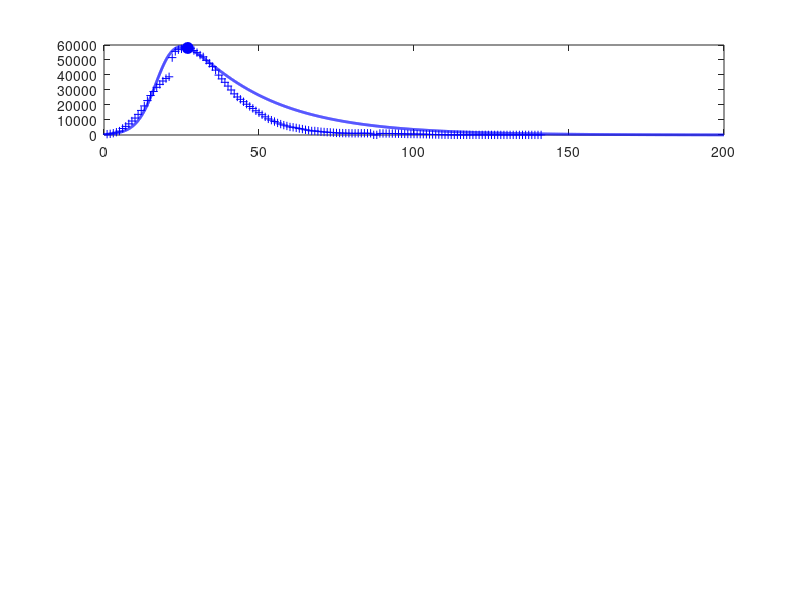

Here is the MATLAB script that generated this plot: (Note: this script raises an error after producing the figure.)
% svr19CHINA.m

% Revised:  2020 03 25

% Mathemtatical model for the spread of the covid19 virus
% Model for GLOBAL spread of virus
% Model for CHINA spread of virus: download svr19CHINA.m
% Data from https://www.worldometers.info/coronavirus/
% Date file:  covid19.mat  variable covid19
% Model specified by the variables in the INPUT SECTION of the Script

% DOING PHYSICS WITH MATLAB: 
%   https://d-arora.github.io/Doing-Physics-With-Matlab/
% Documentation
%   http://www.physics.usyd.edu.au/teach_res/mp/doc/sird19E.htm
% Download Scripts
%   http://www.physics.usyd.edu.au/teach_res/mp/mscripts/

% Ian Cooper
% email: matlabvisualphysics@gmail.com
% Matlab 2019b

% Populations: Data d / Model
% Susceptible individuals:  Sd  S
% Active infections (currently infected);  Id  I
% Recovered:  Rd  R
% Dead:  Dd  D

close all
clear
clc


global Imax Rmax Dmax ITmax Smax

load('covid19.mat')

% DATA: variable covid19
% Col 1: World   Id   Currently Infected Cases
% Col 2: World   Rd   Recovered
% Col 3: World   Dd   Deaths

% Data for China with Script svr19CHINA.m
% Col 4: China   Total infected cases
% Col 5: China   Currently Infected Cases
% Col 6: China   Deaths
% Col 7: USA     Total infected cases
% Col 8: USA     Currently infected cases
% Col 9: USA     Deaths
% Col 10: AUST     Total infected cases
% Col 11: AUST     Currently infected cases
% Col 12: AUST     Deaths

% Model: number of time steps 
  num = 5000;

% *********************************************************************  
% INPUTS: Model Parameters
% ********************************************************************* 

% Maximum number of days for model   [200]
  tMax = 200;
% Initial number of infections   [0.004] 
  I = zeros(num,1);
  I(1) = 0.004;
% Adjustible model parameters  
% S --> I  [0.38] 
  a = 0.35;
% I --> R  [0.036]
  b = 0.038;
% I --> D  [0.0025]
  d = 0.0015;

% See SETUP for input of surge factors

% *********************************************************************  
% SETUP
% ********************************************************************* 
  
% DATA: Id Rd Dd / Number of data days for COVID19  
  Ndays  = find(covid19 == 0,1) - 1;  
  Idtot  = covid19(1:Ndays,4);
  Id     = covid19(1:Ndays,5);
  Dd     = covid19(1:Ndays,6);

% Model: S  D  R  
  S = zeros(num,1);
  D = zeros(num,1);
  R = zeros(num,1);
  
% Model: Initial values for populations
  S(1) = 1;
  D(1) = 0;
  R(1) = 0;   
  
% TIME [days]
  t = linspace(0,tMax,num)';
  dt = t(2) - t(1);

  
% SURGE FACTORS
  s = zeros(num,1);
   for n = 1:num-1
     if t(n) > 90 && t(n) < 120
        s(n) = 0.0;
     end
   end

   
% *********************************************************************  
% MODEL: Time Evolution
% ********************************************************************* 
 
for n = 1:num-1
  dS = -a*S(n)*I(n)*dt;
  dI = -dS;
  I(n+1) = I(n) + dI;
  dR = b*I(n)*dt;
  dD = d*I(n)*dt;
  surge = s(n)*S(n)*dt;
  R(n+1) = R(n)+ dR;
  D(n+1) = D(n) + dD;
  S(n+1) = S(n) + dS + surge;
  I(n+1) = I(n+1) - dR - dD;
end

% Scaling I, R and D values at day specified by t_index 
%   I(27) = Id(27)
  t_index = 27;
  index = find(t > t_index,1);
  f = Id(t_index)./ I(index);

% Scale populations
  I = f.*I;
  R = f.*R;
  D = f*D;
  
  Imax = max(I);
  Rmax = max(R);
  Dmax = max(D);
  Smax = max(S);
  
% Model: total population that has been infected;  
  Itot = I + R + D;
  ITmax = max(Itot);
  
% Data
  Rd = Idtot - Id - Dd;
  Idmax = max(Id);
  Rdmax = max(Rd);
  Ddmax = max(Dd);
  ITdmax = max(Idtot);
  
% Percentages: model
  pI = 100*I(end) / Itot(end);
  pR = 100*R(end) / Itot(end);
  pD = 100*D(end) / Itot(end);
  
% Percentages: Data
  pId = 100*Id(end) / Idtot(end);
  pRd = 100*Rd(end) / Idtot(end);
  pDd = 100*Dd(end) / Idtot(end);
  
  
  
% *********************************************************************  
% GRAPHICS
% ********************************************************************* 

figure(1)
  set(gcf,'units','normalized');
  set(gcf,'position',[0.02 0.05 0.3 0.75]);
  set(gcf,'color','w');

subplot(4,1,1)  % INFECTIONS
    xP = 1: Ndays;
    yP = Id;
    plot(xP,yP,'b+')   
    hold on
    
    xP = t_index; yP = Id(t_index);
    plot(xP,yP,'bo','markerfacecolor','b','markersize',8)
    
    xP = t; yP = I;
    plot(xP,yP,'b','linewidth',2)

    plotMonths(1)
       
    grid on
    title('Active Infections  I')
    ylabel('I','FontName','Times New Roman')  
    set(gca,'fontsize',12)
  
    hold on    
subplot(4,1,2)   % RECOVERIES
    xP = 1: Ndays;
    yP = Rd; 
    plot(xP,yP,'k+')
    hold on
 
    xP = t_index; yP = Rd(t_index);
    plot(xP,yP,'ko','markerfacecolor','k','markersize',8)
    
    xP = t; yP = R;
    plot(xP,yP,'k','linewidth',2)
    
    plotMonths(2)    
    
    grid on
    ylabel('R')
    title('Recoveries  R')
    set(gca,'fontsize',12)
   
 subplot(4,1,3)    % DEATHS
    xP = 1: Ndays;
    yP = Dd; 
    plot(xP,yP,'r+')
    hold on
 
    xP = t_index; yP = Dd(t_index);
    plot(xP,yP,'ro','markerfacecolor','r','markersize',8)
    
    xP = t; yP = D;
    plot(xP,yP,'r','linewidth',2)
    
    plotMonths(3)
    grid on
    
    ylabel('D')
    title('Deaths  D')
    set(gca,'fontsize',12)   
    
 subplot(4,1,4)   % Total infections
    xP = 1: Ndays;
    yP = Idtot; 
    plot(xP,yP,'b+')
    hold on
    xP = t; yP = Itot;
    plot(xP,yP,'b','linewidth',2)
    
    plotMonths(4)
    
    grid on
    xlabel('days elapsed')
    ylabel('I_{tot}','FontName','Times New Roman')
    title('Total Infections I_{tot}');
    set(gca,'fontsize',12) 
    

figure(2)
   set(gcf,'units','normalized');
   set(gcf,'position',[0.60 0.05 0.25 0.25]);
   set(gcf,'color','w');

   fig = figure(2);
   left_color = [0 0 0];
   right_color = [1 0 1];
   set(fig,'defaultAxesColorOrder',[left_color; right_color]);
   
    hold on
    plotMonths(5)   
        
    yyaxis left
    xP = t; yP = S;
    plot(xP,yP,'k','linewidth',2)
    grid on
    xlabel('days elapsed')
    ylabel('Susceptible population  S') 
      
    yyaxis right
    xP = t; yP = s;
    plot(xP,yP,'m','linewidth',1)
    grid on
    ylabel('surge factor  s') 
        
    set(gca,'fontsize',12)    
    box on
    
figure(7)
   set(gcf,'units','normalized');
   set(gcf,'position',[0.33 0.05 0.25 0.35]);
   set(gcf,'color','w');

   xlim([0 120])
   ylim([0 250])
   hh = 250; dh = -25;
   
   txt = 'Start date:  22 January 2020';
   Htext = text(0,hh,txt,'fontsize',12);
   set(Htext,'color','k')
   
   hh = hh+dh;
   txt = 'Model Parameters';
   text(0,hh,txt,'fontsize',12)
   
   hh = hh+dh;
   txt = sprintf('I(0) = %3.0f   a = %2.3f   b = %2.3f   d = %2.3f', ...
       I(1),a,b,d);
   text(0,hh,txt,'fontsize',12)
      
   hh = hh+2*dh; 
   txt = 'DATA';
   text(0,hh,txt,'fontsize',12)
   
    z = datenum([2020 1 22]);
    z = z + Ndays-1;
    z = datetime(z,'ConvertFrom','datenum');
    z.Format = 'dd-MMM-yyyy';
    txt = cellstr(z) ; 
    text(20,hh,txt,'fontsize',12)
    
   hh = hh+dh;
   z1 = Id(end); z2 = Rd(end); z3 = Dd(end); z4 = z1+z2+z3;  
   txt = sprintf('I = %5.0f    R = %5.0f    D = %5.0f    I_{tot} = %5.0f', z1,z2,z3,z4);
   text(6,hh,txt,'fontsize',12)
   
  % Recoveries and Deaths
    pR = 100*Rd(end)/(Rd(end)+Dd(end));
    pD = 100*Dd(end)/(Rd(end)+Dd(end));
    hh = hh+dh;
    txt = sprintf('percent: Active = %2.1f  Recoveries = %2.1f    Deaths = %2.1f   ',pId,pRd,pDd);
    text(2,hh,txt,'fontsize',12)  
   
   hh = hh+2*dh; 
   txt = 'MODEL PREDICTIONS';
   text(0,hh,txt,'fontsize',12)
   
    z = datenum([2020 1 22]);
    z = z + tMax;
    z = datetime(z,'ConvertFrom','datenum');
    z.Format = 'dd-MMM-yyyy';
    txt = cellstr(z) ; 
    text(60,hh,txt,'fontsize',12)
   
   hh = hh+dh;
    z1 = I(end); z2 = R(end); z3 = D(end); z4 = z1+z2+z3;  
    txt = sprintf('I = %5.0f    R = %5.0f    D = %5.0f    I_{tot} = %5.0f', z1,z2,z3,z4);
    text(6,hh,txt,'fontsize',12)

   hh = hh+dh;
    txt = 'Peak';
    text(10,hh,txt,'fontsize',12)
    z = find(I == Imax,1);
    z = t(z) + datenum([2020 1 22]);
    z = datetime(z,'ConvertFrom','datenum');
    z.Format = 'dd-MMM-yyyy';
    txt = cellstr(z) ; 
    text(30,hh,txt,'fontsize',12)
   
    txt = sprintf('I_{peak} = %5.0f',Imax);
    text(70,hh,txt,'fontsize',12)
   
    hh = hh+dh;
    txt = sprintf('percent: Active = %2.1f  Recoveries = %2.1f    Deaths = %2.1f   ',pI,pR,pD);
    text(2,hh,txt,'fontsize',12)   
       
   
   axis off    
   
   
   
   function  pM = plotMonths(z)
     global Imax Rmax Dmax ITmax Smax
     
     % Months
       m1 = [2020 01 22];    % day zero
       m2 = [2020 02  1];    % Feb
       m3 = [2020 03  1];    % Mar
       m4 = [2020 04  1];    % Apr
       m5 = [2020 05  1];    % May
       m6 = [2020 06  1];    % Jun
       m7 = [2020 07  1];    % Jul
       m8 = [2020 08  1];    % Aug
   
      tm(1) = datenum(m1);
      tm(2) = datenum(m2) - tm(1);
      tm(3) = datenum(m3) - tm(1);
      tm(4) = datenum(m4) - tm(1);
      tm(5) = datenum(m5) - tm(1);
      tm(6) = datenum(m6) - tm(1);
      tm(7) = datenum(m7) - tm(1);
      tm(8) = datenum(m8) - tm(1);
   
      if z == 1; yMax = Imax;  end
      if z == 2; yMax = Rmax;  end
      if z == 3; yMax = Dmax;  end
      if z == 4; yMax = ITmax; end
      if z == 5; yMax = Smax;  end
      
      for n = 2:8
        plot([tm(n), tm(n)], [0, yMax],'color', [0.5 0.5 0.5],'linewidth',1);
      end
      
      ys = 0.8;
      text(22, ys*yMax,'F')
      text(52, ys*yMax,'M')
      text(82, ys*yMax,'A')
      text(112,ys*yMax,'M')
      text(142,ys*yMax,'J')
      text(172,ys*yMax,'J')
      
   end
